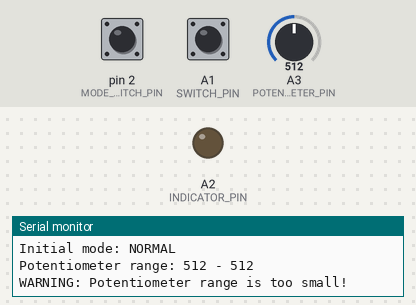
The program below on a simulated Arduino Nano, built with avr-gcc and run on an emulated ATmega328P. Parts: output pins drawn as LEDs (lit = HIGH), the last lines printed to the serial monitor. Dashed ring = blinking. Inputs (shaded band) come from the test bench; at power-on: A1 (SWITCH_PIN) HIGH, pin 2 (MODE_SWITCH_PIN) HIGH, A3 (POTENTIOMETER_PIN) = 512.

Above: at 1.3 s.
1.4 s: A1 (SWITCH_PIN) pulled LOW for 0.15 s
At 1.63 s:
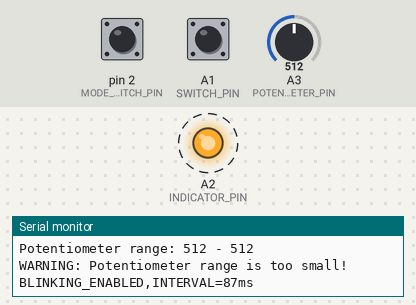
7.4 s: A1 (SWITCH_PIN) pulled LOW for 1 s
9.9 s: A1 (SWITCH_PIN) pulled LOW for 3.2 s
At 10.22 s:
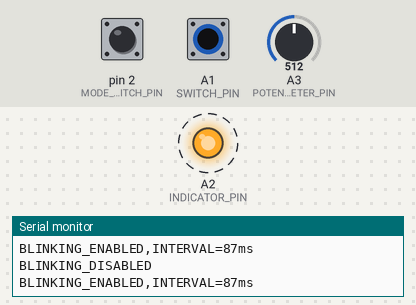
Timing chart, 0 to 15.6 s (numbered marks = the images above; inputs shaded):
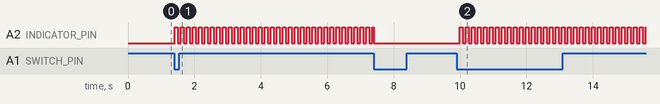

Measured:
- after the input at 1.4 s, A2 (INDICATOR_PIN): alternates HIGH for 0.09 s and LOW for 0.09 s, starting at once
- after the input at 9.9 s, A2 (INDICATOR_PIN): alternates HIGH for 0.09 s and LOW for 0.09 s, starting after 0.10 s

The program:

main.cpp
```cpp
#include <Arduino.h>

#define SWITCH_PIN A1
#define INDICATOR_PIN A2
#define POTENTIOMETER_PIN 3              // пин подключения потенциометра
#define MODE_SWITCH_PIN 2                // пин кнопки переключения режима
#define CONTACT_DEBOUNCE_INTERVAL_MS 50  // задержка подавления дребезга контакта, мс

// Константы для калибровки потенциометра
const int POTENTIOMETER_MIN = 0;        // минимальное значение АЦП
const int POTENTIOMETER_MAX = 1023;     // максимальное значение АЦП
const int BLINK_MIN_INTERVAL = 8;       // минимальный интервал мерцания (мс) - частое мерцание (50/6)
const int BLINK_MAX_INTERVAL = 166;    // максимальный интервал мерцания (мс) - редкое мерцание (1000/6)

bool indicatorStatus = false;
bool currentSwitchRawState = HIGH;
bool lastStableSwitchState = HIGH;      // последнее стабильное состояние переключателя
unsigned long lastStateChangeTimestamp = 0; // время последнего изменения состояния
bool isBlinking = false;                 // флаг включения мерцания
unsigned long lastBlinkTime = 0;         // время последнего переключения состояния светодиода
int currentBlinkInterval = 0;            // текущий интервал мерцания
bool isMonitoringMode = false;           // флаг режима мониторинга
unsigned long buttonPressStartTime = 0;   // время начала нажатия
const unsigned long LONG_PRESS_DURATION = 5000; // длительность долгого нажатия (5 секунд)
unsigned long lastPotentiometerReadTime = 0; // время последнего чтения с потенциометром
const unsigned long POTENTIOMETER_READ_INTERVAL = 1000; // интервал чтения (1 секунда)

void setup() {
    pinMode(SWITCH_PIN, INPUT_PULLUP);
    pinMode(INDICATOR_PIN, OUTPUT);
    pinMode(POTENTIOMETER_PIN, INPUT);
    pinMode(MODE_SWITCH_PIN, INPUT_PULLUP);
    digitalWrite(INDICATOR_PIN, LOW);

    Serial.begin(115200);
    Serial.println("System initialized");
    Serial.print("Initial mode: ");
    Serial.println(isMonitoringMode ? "MONITORING" : "NORMAL");

    // Проверка диапазона потенциометра
    int minVal = 1023, maxVal = 0;
    for (int i = 0; i < 10; i++) {
        int val = analogRead(POTENTIOMETER_PIN);
        if (val < minVal) minVal = val;
        if (val > maxVal) maxVal = val;
        delay(10);
    }

    Serial.print("Potentiometer range: ");
    Serial.print(minVal);
    Serial.print(" - ");
    Serial.println(maxVal);

    // Если диапазон сильно отличается от ожидаемого, выводим предупреждение
    if (maxVal - minVal < 800) {
        Serial.println("WARNING: Potentiometer range is too small!");
    }
}

void loop() {
    bool button_state = digitalRead(SWITCH_PIN);
    bool mode_button_state = digitalRead(MODE_SWITCH_PIN);
    unsigned long current_time = millis();

    // Обработка кнопки переключения режима
    if (mode_button_state == LOW) {
        // Кнопка нажата
        if (buttonPressStartTime == 0) {
            // Кнопка только что нажата
            buttonPressStartTime = current_time;
            Serial.println("Mode button pressed");
        } else {
            // Кнопка удерживается
            unsigned long pressDuration = current_time - buttonPressStartTime;

            // Проверяем, нужно ли переключить режим
            if (pressDuration >= LONG_PRESS_DURATION) {
                // Долгое нажатие - переключаем режим
                isMonitoringMode = !isMonitoringMode;
                Serial.print("Mode switched to: ");
                Serial.println(isMonitoringMode ? "MONITORING" : "NORMAL");

                // Визуальная индикация переключения - 3 быстрых мигания
                for (int i = 0; i < 3; i++) {
                    digitalWrite(INDICATOR_PIN, HIGH);
                    delay(100);
                    digitalWrite(INDICATOR_PIN, LOW);
                    delay(100);
                }

                // Сбрасываем время нажатия
                buttonPressStartTime = 0;
            }
        }
    } else {
        // Кнопка не нажата
        if (buttonPressStartTime > 0) {
            Serial.println("Mode button released before timeout");
            buttonPressStartTime = 0;
        }
    }

    // Если в режиме мониторинга, выводим значение с потенциометра
    if (isMonitoringMode) {
        // Проверяем, прошло ли достаточно времени с последнего чтения
        if (current_time - lastPotentiometerReadTime >= POTENTIOMETER_READ_INTERVAL) {
            int potentiometerValue = analogRead(POTENTIOMETER_PIN);

            // Преобразуем значение в интервал мерцания (обратная зависимость)
            currentBlinkInterval = map(potentiometerValue, POTENTIOMETER_MIN, POTENTIOMETER_MAX, BLINK_MIN_INTERVAL, BLINK_MAX_INTERVAL);

            // Ограничиваем значение в допустимом диапазоне
            currentBlinkInterval = constrain(currentBlinkInterval, BLINK_MIN_INTERVAL, BLINK_MAX_INTERVAL);

            Serial.print("POTENTIOMETER_RAW=");
            Serial.print(potentiometerValue);
            Serial.print(" | BLINK_INTERVAL=");
            Serial.print(currentBlinkInterval);
            Serial.println("ms");

            lastPotentiometerReadTime = current_time;
        }
    } else {
        // Обработка обычной кнопки только в нормальном режиме
        if (button_state != lastStableSwitchState) {
            // Если прошло достаточно времени — это не дребезг
            if (current_time - lastStateChangeTimestamp > CONTACT_DEBOUNCE_INTERVAL_MS) {
                lastStableSwitchState = button_state;
                lastStateChangeTimestamp = current_time;

                // Обработка нажатия (фронт: HIGH → LOW)
                if (button_state == LOW) {
                    // Переключаем состояние мерцания
                    isBlinking = !isBlinking;

                    if (isBlinking) {
                        // При включении мерцания читаем значение с потенциометра
                        int potentiometerValue = analogRead(POTENTIOMETER_PIN);

                        // Преобразуем значение в интервал мерцания (обратная зависимость)
                        currentBlinkInterval = map(potentiometerValue, POTENTIOMETER_MIN, POTENTIOMETER_MAX, BLINK_MIN_INTERVAL, BLINK_MAX_INTERVAL);

                        // Ограничиваем значение в допустимом диапазоне
                        currentBlinkInterval = constrain(currentBlinkInterval, BLINK_MIN_INTERVAL, BLINK_MAX_INTERVAL);

                        Serial.print("BLINKING_ENABLED,INTERVAL=");
                        Serial.print(currentBlinkInterval);
                        Serial.println("ms");
                    } else {
                        // При выключении гасим светодиод
                        digitalWrite(INDICATOR_PIN, LOW);
                        Serial.println("BLINKING_DISABLED");
                    }
                }
            } else {
                // Дребезг! Сообщаем в монитор порта
                Serial.println("BOUNCE_DETECTED");
            }
        }

        // Обработка мерцания (только если включено)
        if (isBlinking) {
            // Проверяем, прошло ли достаточно времени с последнего переключения
            // Используем unsigned long для обоих операндов сравнения
            if ((current_time - lastBlinkTime) >= (unsigned long)currentBlinkInterval) {
                // Переключаем состояние светодиода
                indicatorStatus = !indicatorStatus;
                digitalWrite(INDICATOR_PIN, indicatorStatus ? HIGH : LOW);

                // Обновляем время последнего переключения
                lastBlinkTime = current_time;
            }
        }
    }

    currentSwitchRawState = button_state;
    delay(10); // Небольшая задержка для стабильности
}
```
